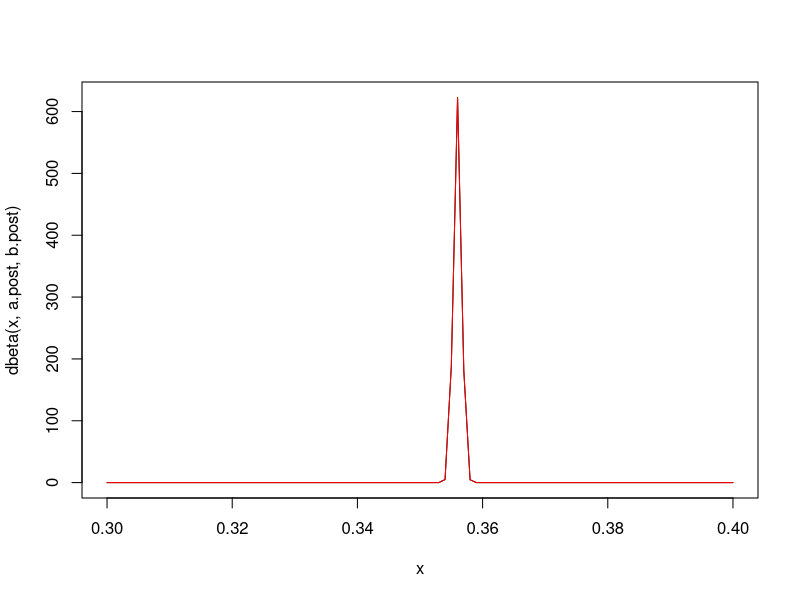
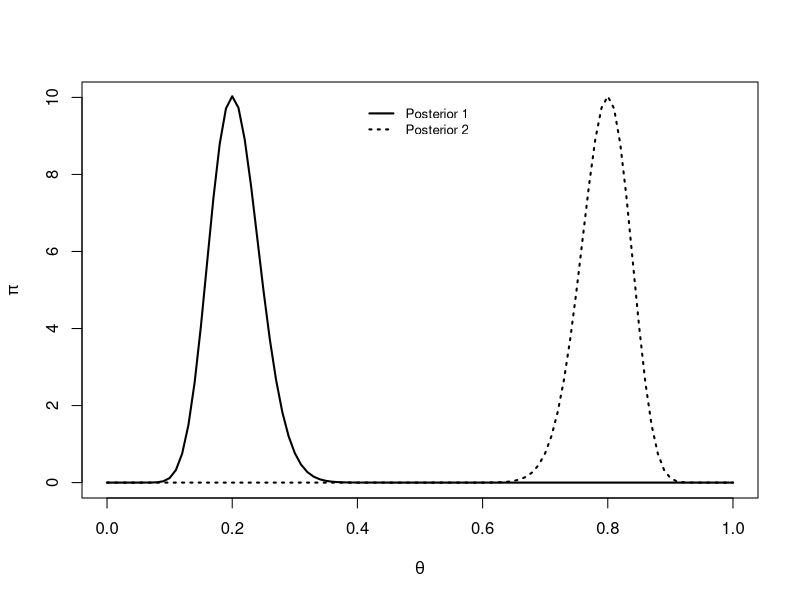
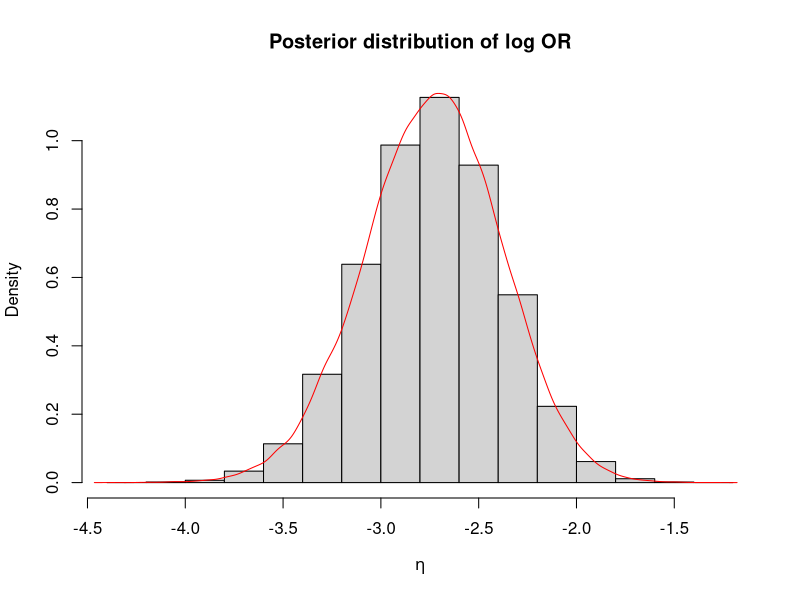

Here is the R script that generated these plots, in order:
## ---- chunk 1
#| echo: true
#| eval: true

sum_y <- 150000
n <- 240000
## ---- chunk 2
#| echo: true
#| eval: true

a <- 49000
b <- 270000
## ---- chunk 3
#| echo: true
#| eval: true

Beta.Mode <- function(a, b){
  ifelse(a>1 & b>1, (a-1)/(a+b-2), NA)
}
## ---- chunk 4
#| echo: true
#| eval: true

a.post <- a + sum_y; a.post
b.post <- b + n - sum_y; b.post
## ---- chunk 5
#| echo: true
#| eval: true

post.mode <- Beta.Mode(a.post, b.post); post.mode
## ---- chunk 6
#| echo: true
#| eval: true

sigma_approx <- ((a.post-1)/(post.mode^2) + (b.post-1)/(1-post.mode)^2)^(-1)

sigma_approx
## ---- chunk 7
#| echo: true
#| eval: true

curve(dbeta(x, a.post, b.post), xlim=c(.3,.4))
curve(dnorm(x, post.mode, sqrt(sigma_approx)), add=T, col="red")
## ---- chunk 8
#| echo: true
#| eval: true

h.grid <- seq(100, 105, by = 0.001)

res <- matrix(NA, ncol=4, nrow=length(h.grid))
colnames(res) <- c("HPD1", "HPD2", "level", "h")

for(i in 1:length(h.grid)){
  translated <- function(x, a, b) dbeta(x,a, b)-h.grid[i]

  hpd1<-uniroot(translated,c(.34,post.mode-.0005),a.post,b.post)$root
  hpd2<-uniroot(translated,c(post.mode+.0005,.36),a.post,b.post)$root

  I <- integrate(dbeta, lower=hpd1, upper=hpd2, shape1=a.post, shape2=b.post)$value

  iter <- i
  res[i,] <- c(hpd1, hpd2, I, h.grid[i])
  if(I <= 0.95) break
}

res[iter,]

HPD <- res[iter-1,-c(3,4)]; HPD
## ---- chunk 9
#| echo: true
#| eval: true

qnorm(c(.025,.975), post.mode, sqrt(sigma_approx))
## ---- chunk 10
#| echo: true
#| eval: true

n1 <- 100
n2 <- 100
## ---- chunk 11
#| echo: true
#| eval: true

a1 <- 1
b1 <- 1

a2 <- 1
b2 <- 1
## ---- chunk 12
#| echo: true
#| eval: true

s1 <- 20
s2 <- 80
## ---- chunk 13
#| echo: true
#| eval: true

a1.post <- a1 + s1
b1.post <- b1 + n1 - s1

a2.post <- a2 + s2
b2.post <- b2 + n2 - s2
## ---- chunk 14
#| echo: true
#| eval: true


curve(dbeta(x ,a1.post,b1.post), 0,1, lty=1, ylim=c(0,10),
      xlab=expression(theta), ylab=expression(pi), lwd=2)
curve(dbeta(x , a2.post, b2.post), add=T, lty=3, lwd=2)
legend(0.4,10,c("Posterior 1","Posterior 2"),lty=c(1,3),cex=0.8,lwd=2,bty="n")
## ---- chunk 15
#| echo: true
#| eval: true
B <- 100000

set.seed(42)
theta1 <- rbeta(B, a1.post, b1.post)
theta2 <- rbeta(B, a2.post, b2.post)

eta <- log(theta1/(1-theta1)*(1-theta2)/theta2)

# Posterior Mean:
mean(eta)
## ---- chunk 16
#| echo: true
#| eval: true

# Posterior Variance:
var(eta)
## ---- chunk 17
#| echo: true
#| eval: true

# CS
CS <- quantile(eta, p=c(.025,.975)); CS
## ---- chunk 18
#| echo: true
#| eval: true
# Histogram and kernel estimate:

hist(eta, prob=T, xlab=expression(eta), main="Posterior distribution of log OR")
lines(density(eta), col="red")
